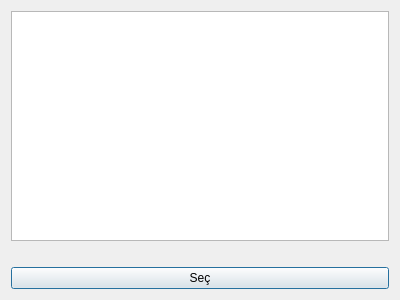
<?xml version="1.0" encoding="UTF-8"?>
<ui version="4.0">
 <class>Dialog</class>
 <widget class="QDialog" name="Dialog">
  <property name="geometry">
   <rect>
    <x>0</x>
    <y>0</y>
    <width>400</width>
    <height>300</height>
   </rect>
  </property>
  <property name="windowTitle">
   <string>Dialog</string>
  </property>
  <layout class="QVBoxLayout" name="verticalLayout">
   <item>
    <widget class="QListWidget" name="lang_list_widget"/>
   </item>
   <item>
    <widget class="QLabel" name="selected_lan_text">
     <property name="text">
      <string/>
     </property>
    </widget>
   </item>
   <item>
    <widget class="QPushButton" name="set_lan_button">
     <property name="text">
      <string>Seç</string>
     </property>
    </widget>
   </item>
  </layout>
 </widget>
 <resources/>
 <connections/>
</ui>
